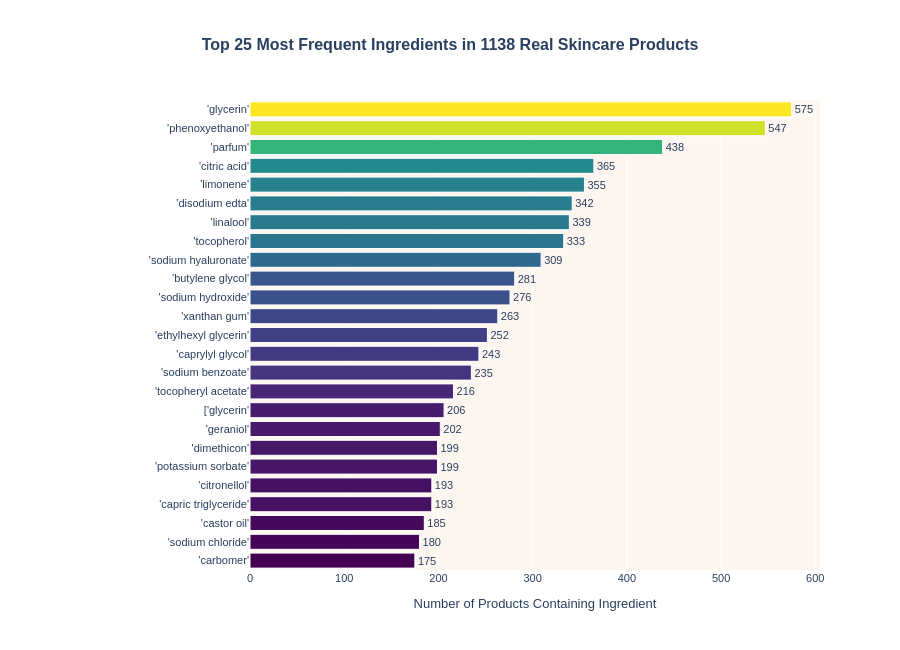

Write notebook code for a chart like this one.
### Code cell
# ============================================================
# INGREDIENT FREQUENCY ANALYSIS — Dataset 1
# ============================================================

all_ingredients = []
for row in df1['clean_ingreds'].dropna():
    parts = [x.strip().lower() for x in str(row).split(',')]
    all_ingredients.extend(parts)

ing_counts = Counter(all_ingredients)
top25      = ing_counts.most_common(25)
top_names  = [x[0] for x in top25]
top_values = [x[1] for x in top25]

# Reverse so highest is at top
top_names_r  = top_names[::-1]
top_values_r = top_values[::-1]

fig = go.Figure()

fig.add_trace(go.Bar(
    x=top_values_r,
    y=top_names_r,
    orientation='h',
    marker=dict(
        color=top_values_r,
        colorscale='Viridis',
        line=dict(color='white', width=1)
    ),
    text=top_values_r,
    textposition='outside',
    hovertemplate='%{y}<br>Found in %{x} products<extra></extra>',
    showlegend=False
))

fig.update_layout(
    title=dict(
        text='<b>Top 25 Most Frequent Ingredients in 1138 Real Skincare Products</b>',
        x=0.5, font=dict(size=16)
    ),
    xaxis_title='Number of Products Containing Ingredient',
    height=650,
    plot_bgcolor='#fdf6f0',
    paper_bgcolor='white',
    font=dict(family='Arial', size=11),
    margin=dict(l=250)
)

fig.update_xaxes(range=[0, max(top_values_r) + 30])

fig.show()
fig.write_image('top_ingredients.png', width=1200, height=650, scale=2)

print(f"✅ Total unique ingredients found: {len(ing_counts)}")
print(f"\nTop 15 most common:")
for name, count in top25[:15]:
    print(f"  {name:<45} {count:>5} products")

### Figure 1 — Plotly figure (JSON) as saved in the notebook; plotly's stock layout.template omitted (floating-point values rounded to 4 significant figures)
{"data": [{"hovertemplate": "%{y}<br>Found in %{x} products<extra></extra>", "marker": {"color": [175, 180, 185, 193, 193, 199, 199, 202, 206, 216, 235, 243, 252, 263, 276, 281, 309, 333, 339, 342, 355, 365, 438, 547, 575], "colorscale": [[0, "#440154"], [0.1111, "#482878"], [0.2222, "#3e4989"], [0.3333, "#31688e"], [0.4444, "#26828e"], [0.5556, "#1f9e89"], [0.6667, "#35b779"], [0.7778, "#6ece58"], [0.8889, "#b5de2b"], [1, "#fde725"]], "line": {"color": "white", "width": 1}}, "orientation": "h", "showlegend": false, "text": ["175", "180", "185", "193", "193", "199", "199", "202", "206", "216", "235", "243", "252", "263", "276", "281", "309", "333", "339", "342", "355", "365", "438", "547", "575"], "textposition": "outside", "type": "bar", "x": [175, 180, 185, 193, 193, 199, 199, 202, 206, 216, 235, 243, 252, 263, 276, 281, 309, 333, 339, 342, 355, 365, 438, 547, 575], "y": ["'carbomer'", "'sodium chloride'", "'castor oil'", "'capric triglyceride'", "'citronellol'", "'potassium sorbate'", "'dimethicon'", "'geraniol'", "['glycerin'", "'tocopheryl acetate'", "'sodium benzoate'", "'caprylyl glycol'", "'ethylhexyl glycerin'", "'xanthan gum'", "'sodium hydroxide'", "'butylene glycol'", "'sodium hyaluronate'", "'tocopherol'", "'linalool'", "'disodium edta'", "'limonene'", "'citric acid'", "'parfum'", "'phenoxyethanol'", "'glycerin'"]}], "layout": {"font": {"family": "Arial", "size": 11}, "height": 650, "margin": {"l": 250}, "paper_bgcolor": "white", "plot_bgcolor": "#fdf6f0", "title": {"font": {"size": 16}, "text": "<b>Top 25 Most Frequent Ingredients in 1138 Real Skincare Products</b>", "x": 0.5}, "xaxis": {"range": [0, 605], "title": {"text": "Number of Products Containing Ingredient"}}}}
